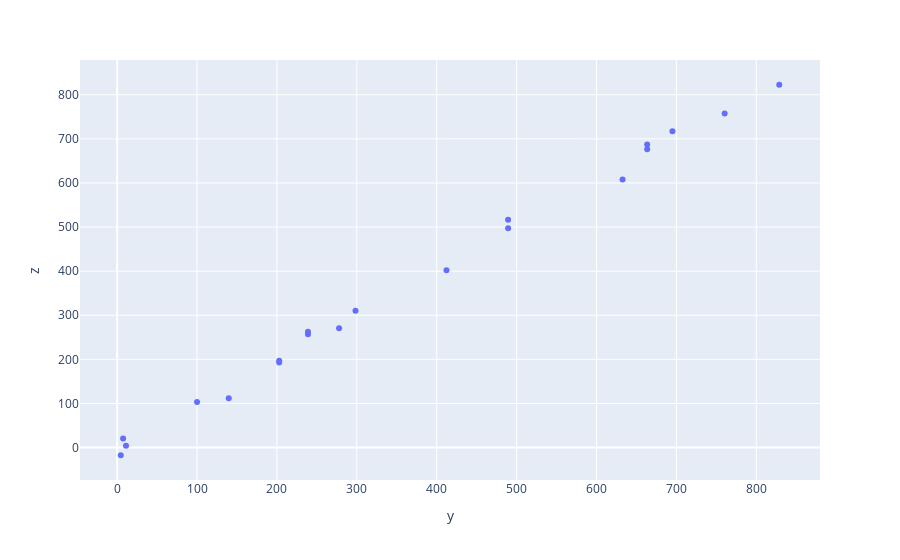

This figure's notebook cell:
### Code cell
fig = px.scatter(data_frame_poly_trans, x="y", y="z")
fig.show()

### Figure 1 — Plotly figure (JSON) as saved in the notebook; plotly's stock layout.template omitted (floating-point values rounded to 4 significant figures)
{"data": [{"hovertemplate": "y=%{x}<br>z=%{y}<extra></extra>", "legendgroup": "", "marker": {"color": "#636efa", "symbol": "circle"}, "mode": "markers", "name": "", "showlegend": false, "type": "scatter", "x": [828.7, 663.5, 632.6, 489.3, 412.2, 277.8, 238.8, 202.8, 139.7, 100, 4.5, 7.438, 11.11, 202.8, 238.8, 298.3, 489.3, 663.5, 695.0, 760.4], "xaxis": "x", "y": [822.7, 687.5, 607.6, 516.3, 402.2, 270.8, 262.8, 196.8, 111.7, 103, -17.5, 20.44, 4.111, 192.8, 256.8, 310.3, 497.3, 676.5, 717.0, 757.4], "yaxis": "y"}], "layout": {"legend": {"tracegroupgap": 0}, "margin": {"t": 60}, "xaxis": {"anchor": "y", "domain": [0, 1], "title": {"text": "y"}}, "yaxis": {"anchor": "x", "domain": [0, 1], "title": {"text": "z"}}}}
